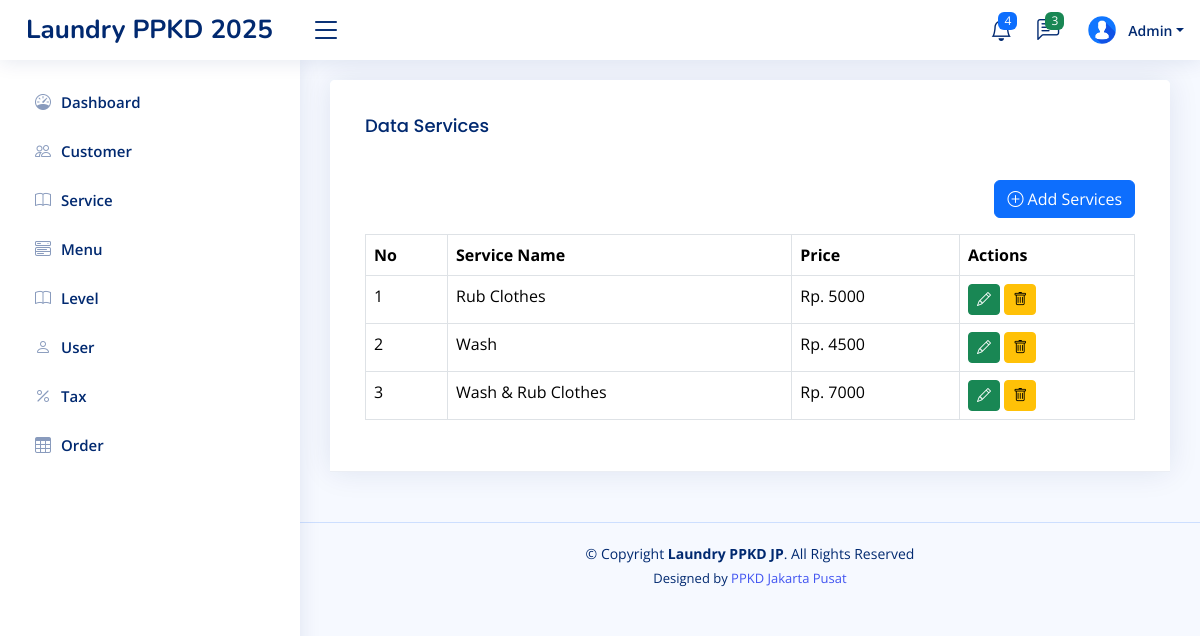
Page /home.php?page=service (signed in) on the earlier database version.
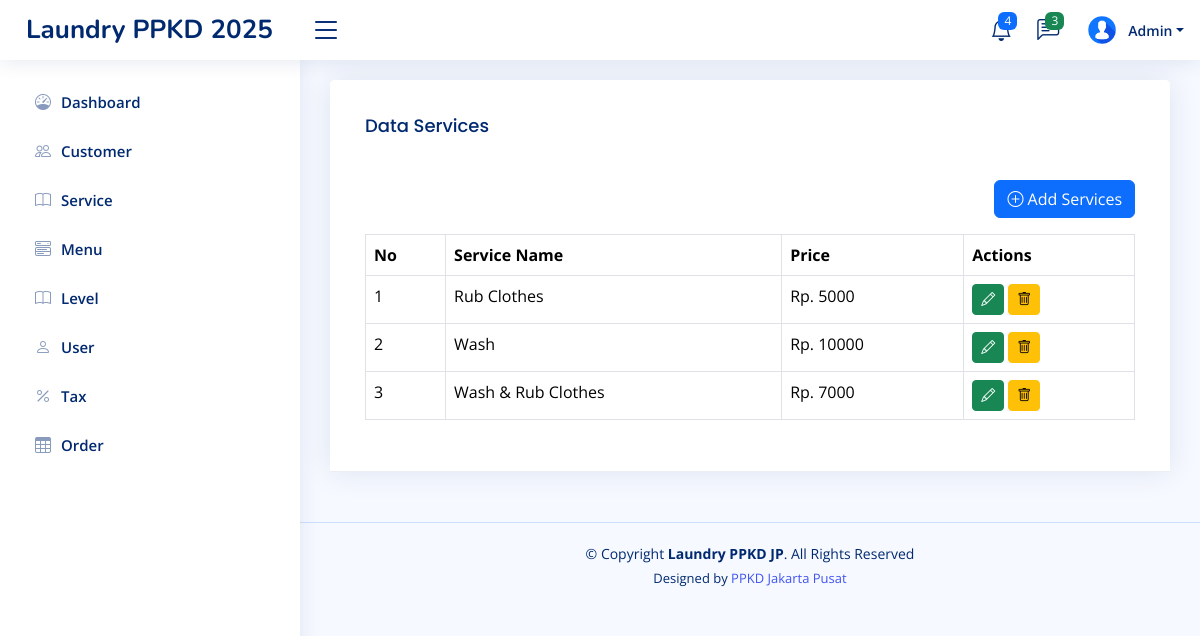
Same page on the later database version.
### tables this page shows
CREATE TABLE `services` (
  `id` int(11) NOT NULL,
  `name` varchar(50) NOT NULL,
  `price` int(11) NOT NULL,
  `description` text NOT NULL,
  `created_at` timestamp NOT NULL DEFAULT current_timestamp(),
  `updated_at` timestamp NULL DEFAULT NULL ON UPDATE current_timestamp()
);

### pages/service.php (the view, shortened to what this page needs)
<?php
$q_services = mysqli_query($config, "SELECT  * FROM services ORDER BY id DESC");
$services = mysqli_fetch_all($q_services, MYSQLI_ASSOC);
?>
<!DOCTYPE html>
<html lang="en">
<head>
</head>
<body>
    <div class="row">
        <div class="col-sm-12">
            <div class="card">
                <div class="card-header">
                    <div class="card-body">
                        <h3 class="card-title">Data Services</h3>
                    </div>
                    <div class="card-body">
                        <div class="d-flex mb-3 justify-content-end">
                            <a href="?page=tambah-service" class="btn btn-primary">
                                <i class="bi bi-plus-circle"></i> Add Services
                            </a>
                        </div>
                        <table class="table table-bordered">
                            <tr>
                                <th>No</th>
                                <th>Service Name</th>
                                <th>Price</th>
                                <th>Actions</th>
                            </tr>
                            <?php
                            foreach ($services as $key => $service) {
                            ?>
                                <tr>
                                    <td><?php echo $key + 1 ?></td>
                                    <td><?php echo $service['name'] ?></td>
                                    <td>Rp. <?php echo $service['price'] ?></td>
                                    <td>
                                        <a class="btn btn-success btn-sm"
                                            href="?page=tambah-service&edit=<?= $service['id'] ?>">
                                            <i class="bi bi-pencil"></i>
                                        </a>
                                        <form class="d-inline" action="?page=service&delete=<?= $service['id'] ?>"
                                            method="post" onclick="return confirm('Are you sure you want to delete?')">
                                            <button type="submit" class="btn btn-warning btn-sm">
                                                <i class="bi bi-trash"></i>
                                            </button>
                                        </form>
                                    </td>
                                </tr>
                            <?php
                            }
                            ?>
                        </table>
                    </div>
                </div>
            </div>
        </div>
    </div>
</body>
</html>

Differences in the rows shown:
changed services "Wash": price "4500" → "10000"
